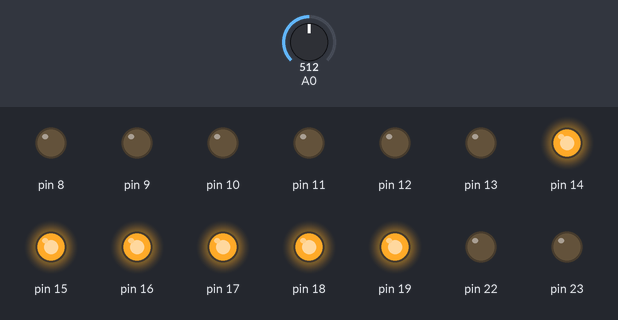
The sketch below on a simulated Arduino Uno, built with avr-gcc and run on an emulated ATmega328P. Shown: output pins drawn as LEDs (lit = HIGH). Inputs (shaded band) come from the test bench; at power-on: A0 = 512.

Above: at 0.8 s.
0.9 s: A0 set to 105
2.4 s: A0 set to 92
At 2.9 s:
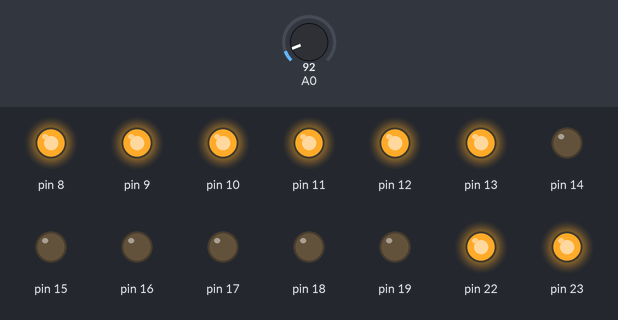
3.9 s: A0 set to 110
At 5.1 s:
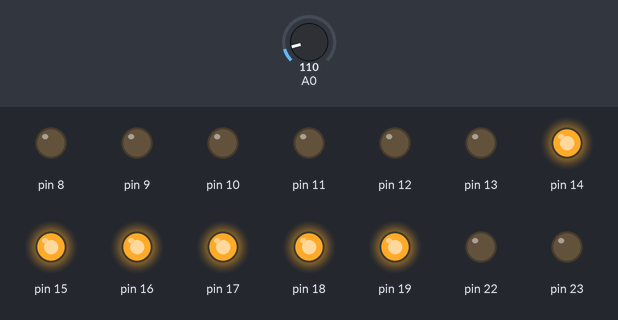
5.4 s: A0 set to 90
At 6.4 s:
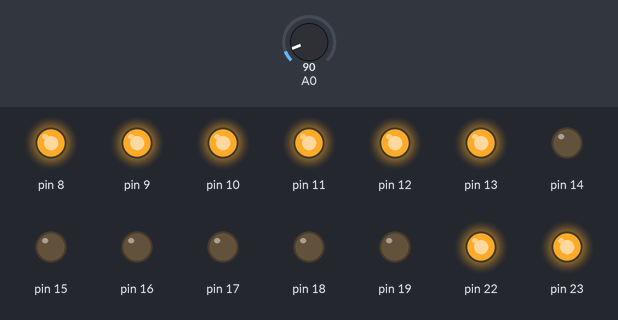
Timing chart, 0 to 7.9 s (numbered marks = the images above; inputs shaded):
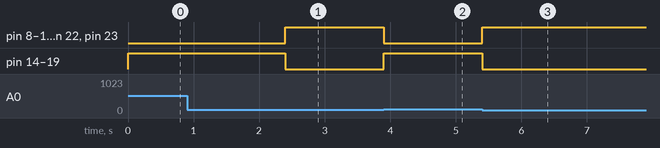

The sketch:

EXP18.ino
```cpp
#include<avr/io.h>
#include<util/delay.h>
#define checkbit(x,y) ((x) & (y))
#define bitn(p) (0x01 << (p))
int main (void)
{
  int val;
  DDRB = 0xFF;
  DDRC = 0xFF;
  while(1)
  {
    ADMUX = 0x40;
    ADCSRA = 0xC7;
    while(checkbit(ADCSRA, bitn(ADSC)));
    val = ADCW;

    if (val<100)
    {
      PORTB = 0xFF;
      PORTC = 0x00;
    }
    else
    {
      PORTB = 0x00;
      PORTC = 0xFF;
    }
  }
}
```

Measured:
- the behaviour switches between 100 and 99 on A0 (found by bisection; images 0 and 1)
- after the input at 0.9 s, every drawn part: stays the same
- after the input at 2.4 s, pin 8–13, pin 22, pin 23: LOW → HIGH at once; pin 14–19: HIGH → LOW at once
- after the input at 3.9 s, pin 8–13, pin 22, pin 23: HIGH → LOW at once; pin 14–19: LOW → HIGH at once
- after the input at 5.4 s, pin 8–13, pin 22, pin 23: LOW → HIGH at once; pin 14–19: HIGH → LOW at once
